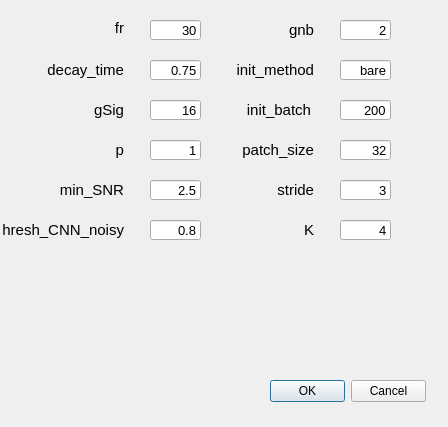
<?xml version="1.0" encoding="UTF-8"?>
<ui version="4.0">
 <class>Dialog</class>
 <widget class="QDialog" name="Dialog">
  <property name="geometry">
   <rect>
    <x>0</x>
    <y>0</y>
    <width>448</width>
    <height>427</height>
   </rect>
  </property>
  <property name="windowTitle">
   <string>Dialog</string>
  </property>
  <widget class="QDialogButtonBox" name="buttonBox">
   <property name="geometry">
    <rect>
     <x>270</x>
     <y>380</y>
     <width>156</width>
     <height>23</height>
    </rect>
   </property>
   <property name="orientation">
    <enum>Qt::Horizontal</enum>
   </property>
   <property name="standardButtons">
    <set>QDialogButtonBox::Cancel|QDialogButtonBox::Ok</set>
   </property>
  </widget>
  <widget class="QLabel" name="order">
   <property name="geometry">
    <rect>
     <x>70</x>
     <y>20</y>
     <width>54</width>
     <height>16</height>
    </rect>
   </property>
   <property name="font">
    <font>
     <pointsize>11</pointsize>
    </font>
   </property>
   <property name="toolTip">
    <string>order of the autoregressive system</string>
   </property>
   <property name="statusTip">
    <string/>
   </property>
   <property name="whatsThis">
    <string/>
   </property>
   <property name="text">
    <string>fr</string>
   </property>
   <property name="alignment">
    <set>Qt::AlignRight|Qt::AlignTrailing|Qt::AlignVCenter</set>
   </property>
  </widget>
  <widget class="QLineEdit" name="lineEdit">
   <property name="geometry">
    <rect>
     <x>150</x>
     <y>20</y>
     <width>51</width>
     <height>20</height>
    </rect>
   </property>
   <property name="font">
    <font>
     <pointsize>10</pointsize>
    </font>
   </property>
   <property name="text">
    <string>30</string>
   </property>
   <property name="alignment">
    <set>Qt::AlignRight|Qt::AlignTrailing|Qt::AlignVCenter</set>
   </property>
  </widget>
  <widget class="QLineEdit" name="lineEdit_2">
   <property name="geometry">
    <rect>
     <x>150</x>
     <y>60</y>
     <width>51</width>
     <height>20</height>
    </rect>
   </property>
   <property name="font">
    <font>
     <pointsize>10</pointsize>
    </font>
   </property>
   <property name="text">
    <string>0.75</string>
   </property>
   <property name="alignment">
    <set>Qt::AlignRight|Qt::AlignTrailing|Qt::AlignVCenter</set>
   </property>
  </widget>
  <widget class="QLabel" name="order_2">
   <property name="geometry">
    <rect>
     <x>33</x>
     <y>60</y>
     <width>91</width>
     <height>20</height>
    </rect>
   </property>
   <property name="font">
    <font>
     <pointsize>11</pointsize>
    </font>
   </property>
   <property name="whatsThis">
    <string/>
   </property>
   <property name="text">
    <string>decay_time</string>
   </property>
   <property name="alignment">
    <set>Qt::AlignRight|Qt::AlignTrailing|Qt::AlignVCenter</set>
   </property>
  </widget>
  <widget class="QLabel" name="order_3">
   <property name="geometry">
    <rect>
     <x>33</x>
     <y>100</y>
     <width>91</width>
     <height>20</height>
    </rect>
   </property>
   <property name="font">
    <font>
     <pointsize>11</pointsize>
    </font>
   </property>
   <property name="toolTip">
    <string>gaussian width of a 2D gaussian kernel, which approximates a neuron</string>
   </property>
   <property name="whatsThis">
    <string/>
   </property>
   <property name="text">
    <string>gSig</string>
   </property>
   <property name="alignment">
    <set>Qt::AlignRight|Qt::AlignTrailing|Qt::AlignVCenter</set>
   </property>
  </widget>
  <widget class="QLineEdit" name="lineEdit_3">
   <property name="geometry">
    <rect>
     <x>150</x>
     <y>100</y>
     <width>51</width>
     <height>20</height>
    </rect>
   </property>
   <property name="font">
    <font>
     <pointsize>10</pointsize>
    </font>
   </property>
   <property name="text">
    <string>16</string>
   </property>
   <property name="alignment">
    <set>Qt::AlignRight|Qt::AlignTrailing|Qt::AlignVCenter</set>
   </property>
  </widget>
  <widget class="QLabel" name="order_4">
   <property name="geometry">
    <rect>
     <x>33</x>
     <y>140</y>
     <width>91</width>
     <height>20</height>
    </rect>
   </property>
   <property name="font">
    <font>
     <pointsize>11</pointsize>
    </font>
   </property>
   <property name="toolTip">
    <string>average diameter of a neuron, in general 4*gSig+1</string>
   </property>
   <property name="whatsThis">
    <string/>
   </property>
   <property name="text">
    <string>p</string>
   </property>
   <property name="alignment">
    <set>Qt::AlignRight|Qt::AlignTrailing|Qt::AlignVCenter</set>
   </property>
  </widget>
  <widget class="QLineEdit" name="lineEdit_4">
   <property name="geometry">
    <rect>
     <x>150</x>
     <y>140</y>
     <width>51</width>
     <height>20</height>
    </rect>
   </property>
   <property name="font">
    <font>
     <pointsize>10</pointsize>
    </font>
   </property>
   <property name="text">
    <string>1</string>
   </property>
   <property name="alignment">
    <set>Qt::AlignRight|Qt::AlignTrailing|Qt::AlignVCenter</set>
   </property>
  </widget>
  <widget class="QLabel" name="order_5">
   <property name="geometry">
    <rect>
     <x>33</x>
     <y>180</y>
     <width>91</width>
     <height>20</height>
    </rect>
   </property>
   <property name="font">
    <font>
     <pointsize>11</pointsize>
    </font>
   </property>
   <property name="toolTip">
    <string>possibility to seed with predetermined binary masks</string>
   </property>
   <property name="whatsThis">
    <string/>
   </property>
   <property name="text">
    <string>min_SNR</string>
   </property>
   <property name="alignment">
    <set>Qt::AlignRight|Qt::AlignTrailing|Qt::AlignVCenter</set>
   </property>
  </widget>
  <widget class="QLineEdit" name="lineEdit_5">
   <property name="geometry">
    <rect>
     <x>150</x>
     <y>180</y>
     <width>51</width>
     <height>20</height>
    </rect>
   </property>
   <property name="font">
    <font>
     <pointsize>10</pointsize>
    </font>
   </property>
   <property name="text">
    <string>2.5</string>
   </property>
   <property name="alignment">
    <set>Qt::AlignRight|Qt::AlignTrailing|Qt::AlignVCenter</set>
   </property>
  </widget>
  <widget class="QLabel" name="order_6">
   <property name="geometry">
    <rect>
     <x>3</x>
     <y>220</y>
     <width>121</width>
     <height>20</height>
    </rect>
   </property>
   <property name="font">
    <font>
     <pointsize>11</pointsize>
    </font>
   </property>
   <property name="toolTip">
    <string>merging threshold, max correlation allowed</string>
   </property>
   <property name="whatsThis">
    <string/>
   </property>
   <property name="text">
    <string>thresh_CNN_noisy</string>
   </property>
   <property name="alignment">
    <set>Qt::AlignRight|Qt::AlignTrailing|Qt::AlignVCenter</set>
   </property>
  </widget>
  <widget class="QLineEdit" name="lineEdit_6">
   <property name="geometry">
    <rect>
     <x>150</x>
     <y>220</y>
     <width>51</width>
     <height>20</height>
    </rect>
   </property>
   <property name="font">
    <font>
     <pointsize>10</pointsize>
    </font>
   </property>
   <property name="text">
    <string>0.8</string>
   </property>
   <property name="alignment">
    <set>Qt::AlignRight|Qt::AlignTrailing|Qt::AlignVCenter</set>
   </property>
  </widget>
  <widget class="QLabel" name="order_7">
   <property name="geometry">
    <rect>
     <x>223</x>
     <y>20</y>
     <width>91</width>
     <height>20</height>
    </rect>
   </property>
   <property name="font">
    <font>
     <pointsize>11</pointsize>
    </font>
   </property>
   <property name="toolTip">
    <string>merging threshold, max correlation allowed</string>
   </property>
   <property name="whatsThis">
    <string/>
   </property>
   <property name="text">
    <string>gnb</string>
   </property>
   <property name="alignment">
    <set>Qt::AlignRight|Qt::AlignTrailing|Qt::AlignVCenter</set>
   </property>
  </widget>
  <widget class="QLineEdit" name="lineEdit_7">
   <property name="geometry">
    <rect>
     <x>340</x>
     <y>20</y>
     <width>51</width>
     <height>20</height>
    </rect>
   </property>
   <property name="font">
    <font>
     <pointsize>10</pointsize>
    </font>
   </property>
   <property name="text">
    <string>2</string>
   </property>
   <property name="alignment">
    <set>Qt::AlignRight|Qt::AlignTrailing|Qt::AlignVCenter</set>
   </property>
  </widget>
  <widget class="QLabel" name="order_8">
   <property name="geometry">
    <rect>
     <x>223</x>
     <y>60</y>
     <width>91</width>
     <height>20</height>
    </rect>
   </property>
   <property name="font">
    <font>
     <pointsize>11</pointsize>
    </font>
   </property>
   <property name="toolTip">
    <string>merging threshold, max correlation allowed</string>
   </property>
   <property name="whatsThis">
    <string/>
   </property>
   <property name="text">
    <string>init_method</string>
   </property>
   <property name="alignment">
    <set>Qt::AlignRight|Qt::AlignTrailing|Qt::AlignVCenter</set>
   </property>
  </widget>
  <widget class="QLineEdit" name="lineEdit_8">
   <property name="geometry">
    <rect>
     <x>340</x>
     <y>60</y>
     <width>51</width>
     <height>20</height>
    </rect>
   </property>
   <property name="font">
    <font>
     <pointsize>10</pointsize>
    </font>
   </property>
   <property name="text">
    <string>bare</string>
   </property>
   <property name="alignment">
    <set>Qt::AlignRight|Qt::AlignTrailing|Qt::AlignVCenter</set>
   </property>
  </widget>
  <widget class="QLineEdit" name="lineEdit_9">
   <property name="geometry">
    <rect>
     <x>340</x>
     <y>100</y>
     <width>51</width>
     <height>20</height>
    </rect>
   </property>
   <property name="font">
    <font>
     <pointsize>10</pointsize>
    </font>
   </property>
   <property name="text">
    <string>200</string>
   </property>
   <property name="alignment">
    <set>Qt::AlignRight|Qt::AlignTrailing|Qt::AlignVCenter</set>
   </property>
  </widget>
  <widget class="QLabel" name="order_9">
   <property name="geometry">
    <rect>
     <x>220</x>
     <y>100</y>
     <width>91</width>
     <height>20</height>
    </rect>
   </property>
   <property name="font">
    <font>
     <pointsize>11</pointsize>
    </font>
   </property>
   <property name="toolTip">
    <string>merging threshold, max correlation allowed</string>
   </property>
   <property name="whatsThis">
    <string/>
   </property>
   <property name="text">
    <string>init_batch</string>
   </property>
   <property name="alignment">
    <set>Qt::AlignRight|Qt::AlignTrailing|Qt::AlignVCenter</set>
   </property>
  </widget>
  <widget class="QLabel" name="order_10">
   <property name="geometry">
    <rect>
     <x>223</x>
     <y>220</y>
     <width>91</width>
     <height>20</height>
    </rect>
   </property>
   <property name="font">
    <font>
     <pointsize>11</pointsize>
    </font>
   </property>
   <property name="toolTip">
    <string>merging threshold, max correlation allowed</string>
   </property>
   <property name="whatsThis">
    <string/>
   </property>
   <property name="text">
    <string>K</string>
   </property>
   <property name="alignment">
    <set>Qt::AlignRight|Qt::AlignTrailing|Qt::AlignVCenter</set>
   </property>
  </widget>
  <widget class="QLabel" name="order_11">
   <property name="geometry">
    <rect>
     <x>223</x>
     <y>140</y>
     <width>91</width>
     <height>20</height>
    </rect>
   </property>
   <property name="font">
    <font>
     <pointsize>11</pointsize>
    </font>
   </property>
   <property name="toolTip">
    <string>average diameter of a neuron, in general 4*gSig+1</string>
   </property>
   <property name="whatsThis">
    <string/>
   </property>
   <property name="text">
    <string>patch_size</string>
   </property>
   <property name="alignment">
    <set>Qt::AlignRight|Qt::AlignTrailing|Qt::AlignVCenter</set>
   </property>
  </widget>
  <widget class="QLineEdit" name="lineEdit_10">
   <property name="geometry">
    <rect>
     <x>340</x>
     <y>140</y>
     <width>51</width>
     <height>20</height>
    </rect>
   </property>
   <property name="font">
    <font>
     <pointsize>10</pointsize>
    </font>
   </property>
   <property name="text">
    <string>32</string>
   </property>
   <property name="alignment">
    <set>Qt::AlignRight|Qt::AlignTrailing|Qt::AlignVCenter</set>
   </property>
  </widget>
  <widget class="QLineEdit" name="lineEdit_11">
   <property name="geometry">
    <rect>
     <x>340</x>
     <y>180</y>
     <width>51</width>
     <height>20</height>
    </rect>
   </property>
   <property name="font">
    <font>
     <pointsize>10</pointsize>
    </font>
   </property>
   <property name="text">
    <string>3</string>
   </property>
   <property name="alignment">
    <set>Qt::AlignRight|Qt::AlignTrailing|Qt::AlignVCenter</set>
   </property>
  </widget>
  <widget class="QLabel" name="order_12">
   <property name="geometry">
    <rect>
     <x>223</x>
     <y>180</y>
     <width>91</width>
     <height>20</height>
    </rect>
   </property>
   <property name="font">
    <font>
     <pointsize>11</pointsize>
    </font>
   </property>
   <property name="toolTip">
    <string>possibility to seed with predetermined binary masks</string>
   </property>
   <property name="whatsThis">
    <string/>
   </property>
   <property name="text">
    <string>stride</string>
   </property>
   <property name="alignment">
    <set>Qt::AlignRight|Qt::AlignTrailing|Qt::AlignVCenter</set>
   </property>
  </widget>
  <widget class="QLineEdit" name="lineEdit_12">
   <property name="geometry">
    <rect>
     <x>340</x>
     <y>220</y>
     <width>51</width>
     <height>20</height>
    </rect>
   </property>
   <property name="font">
    <font>
     <pointsize>10</pointsize>
    </font>
   </property>
   <property name="text">
    <string>4</string>
   </property>
   <property name="alignment">
    <set>Qt::AlignRight|Qt::AlignTrailing|Qt::AlignVCenter</set>
   </property>
  </widget>
 </widget>
 <resources/>
 <connections>
  <connection>
   <sender>buttonBox</sender>
   <signal>accepted()</signal>
   <receiver>Dialog</receiver>
   <slot>accept()</slot>
   <hints>
    <hint type="sourcelabel">
     <x>248</x>
     <y>254</y>
    </hint>
    <hint type="destinationlabel">
     <x>157</x>
     <y>274</y>
    </hint>
   </hints>
  </connection>
  <connection>
   <sender>buttonBox</sender>
   <signal>rejected()</signal>
   <receiver>Dialog</receiver>
   <slot>reject()</slot>
   <hints>
    <hint type="sourcelabel">
     <x>316</x>
     <y>260</y>
    </hint>
    <hint type="destinationlabel">
     <x>286</x>
     <y>274</y>
    </hint>
   </hints>
  </connection>
 </connections>
</ui>
